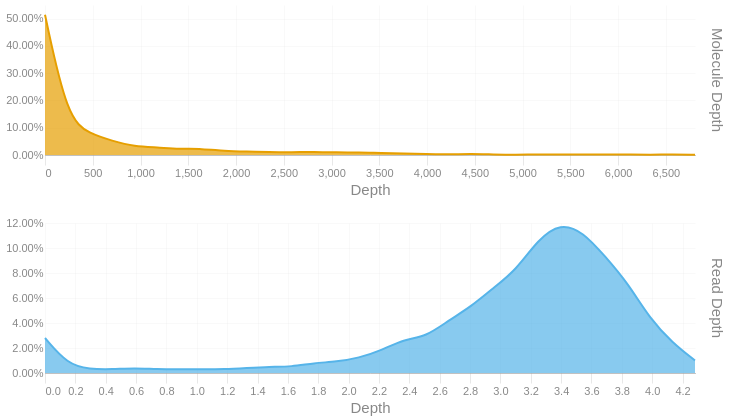

The cell this chart's notebook holds for it:
### Code cell
readdep = depth_hist(tb['Read Depth'], q99, 3)
readdep = readdep.with_columns(pl.lit('Read Depth').alias('Metric'))
if not SKIPLR:
    moldep = depth_hist(tb['Molecule Depth'], mol_q99, 1)
    moldep = moldep.with_columns(pl.lit('Molecule Depth').alias('Metric'))
    _hist = pl.concat([readdep, moldep])
    _hist = _hist.filter(pl.col('Proportion') != 0)
    with SafeRender(_hist):
        (
            alt.Chart(_hist)        
            .mark_area(interpolate = "basis")
            .encode(
                x=alt.X('Bin:Q').scale(domainMin=0).axis(alt.Axis(title='Depth')),
                y = alt.Y('Proportion:Q', title = None).axis(format = '.2%'),
                color = alt.Color('Metric:N').legend(None),
                row = alt.Row("Metric:N").header(title = None, labelOrient = 'right'),
                tooltip = [
                    alt.Tooltip("Metric:N", title = "Metric"),
                    alt.Tooltip('Interval:N', title = "Depth Interval"),
                    alt.Tooltip('Proportion:Q', title = "% Alignments").format('.2%')
                ]
            )
            .resolve_scale(x='independent', y='independent')
            .properties(
                height = 150, width = 650,
                usermeta={'embedOptions': {'downloadFileName': f'{samplename}.depth.hist'}}
            )
        ).display()
else:
    readdep = readdep.filter(pl.col('Proportion') != 0)
    with SafeRender(readdep):
        (
            alt.Chart(readdep)        
            .mark_area(interpolate = "basis")
            .encode(
                x=alt.X('Bin:Q').scale(domainMin=0).axis(alt.Axis(title='Depth')),
                y = alt.Y('Proportion:Q', title = None).axis(format = '.2%'),
                tooltip = [
                    alt.Tooltip('Interval:N', title = "Depth Interval"),
                    alt.Tooltip('Proportion:Q', title = "% Alignments").format('.2%')
                ]
            )
            .properties(
                usermeta={'embedOptions': {'downloadFileName': f'{samplename}.depth.hist'}}
            )
        ).display()

### Figure 1 — Vega-Lite specification as saved in the notebook (floating-point values rounded to 4 significant figures)
{"width": 650, "height": 150, "config": {"title": {"anchor": "start", "dy": -15, "fontSize": 18, "color": "#888888", "subtitleColor": "#888888", "subtitleFontSize": 14}, "arc": {"fill": "#0072B2"}, "axis": {"domainColor": "#888888", "domainWidth": 0.5, "gridWidth": 0.2, "grid": false, "titleFontWeight": 400, "titleFontSize": 15, "labelFontSize": 11, "labelColor": "#888888", "tickColor": "#888888", "tickWidth": 0.2, "titleColor": "#888888"}, "axisBand": {"grid": false}, "axisX": {"grid": true, "tickSize": 10, "domainCap": "round"}, "axisY": {"domain": false, "grid": true, "tickSize": 0, "domainCap": "round"}, "background": "transparent", "header": {"labelFontSize": 15, "labelColor": "#888888", "titleFontSize": 15, "titleFontWeight": 600, "titleColor": "#888888"}, "legend": {"labelFont": "sans-serif", "labelFontSize": 12, "labelColor": "#888888", "symbolSize": 100, "symbolType": "circle", "titleFontSize": 12, "titlePadding": 10, "titleColor": "#888888", "title": null}, "range": {"category": ["#E69F00", "#56B4E9", "#009E73", "#F0E442", "#0072B2", "#D55E00", "#CC79A7", "#000000"], "diverging": ["#cfe8f3", "#a2d4ec", "#73bfe2", "#46abdb", "#1696d2", "#12719e"]}, "area": {"fill": "#0072B2", "fillOpacity": 0.7, "line": true, "strokeOpacity": 0.7}, "line": {"color": "#0072B2", "stroke": "#0072B2", "strokeWidth": 2}, "trail": {"color": "#0072B2", "stroke": "#0072B2", "strokeWidth": 0, "size": 1}, "point": {"filled": true, "fillOpacity": 1.0, "size": 95}, "text": {"color": "#888888", "fontSize": 11, "align": "right", "fontWeight": 400, "size": 11}, "bar": {"fill": "#0072B2", "stroke": null}, "view": {"stroke": null, "continuousWidth": 660, "continuousHeight": 400}}, "data": {"name": "data-be1622b2f132ffae382a492ffa34d4bd"}, "mark": {"type": "area", "interpolate": "basis"}, "encoding": {"color": {"field": "Metric", "legend": null, "type": "nominal"}, "row": {"field": "Metric", "header": {"title": null, "labelOrient": "right"}, "type": "nominal"}, "tooltip": [{"field": "Metric", "title": "Metric", "type": "nominal"}, {"field": "Interval", "title": "Depth Interval", "type": "nominal"}, {"field": "Proportion", "format": ".2%", "title": "% Alignments", "type": "quantitative"}], "x": {"axis": {"title": "Depth"}, "field": "Bin", "scale": {"domainMin": 0}, "type": "quantitative"}, "y": {"axis": {"format": ".2%"}, "field": "Proportion", "title": null, "type": "quantitative"}}, "resolve": {"scale": {"x": "independent", "y": "independent"}}, "usermeta": {"embedOptions": {"downloadFileName": "S1_Tusket_026.depth.hist"}}, "$schema": "https://vega.github.io/schema/vega-lite/v6.1.0.json", "datasets": {"data-be1622b2f132ffae382a492ffa34d4bd": [{"Bin": 0.0, "Interval": "0.0-0.148", "Proportion": 0.028, "Metric": "Read Depth"}, {"Bin": 0.148, "Interval": "0.148-0.295", "Proportion": 0.007, "Metric": "Read Depth"}, {"Bin": 0.295, "Interval": "0.295-0.443", "Proportion": 0.003, "Metric": "Read Depth"}, {"Bin": 0.443, "Interval": "0.443-0.591", "Proportion": 0.003, "Metric": "Read Depth"}, {"Bin": 0.591, "Interval": "0.591-0.738", "Proportion": 0.004, "Metric": "Read Depth"}, {"Bin": 0.738, "Interval": "0.738-0.886", "Proportion": 0.003, "Metric": "Read Depth"}, {"Bin": 0.886, "Interval": "0.886-1.034", "Proportion": 0.003, "Metric": "Read Depth"}, {"Bin": 1.034, "Interval": "1.034-1.181", "Proportion": 0.003, "Metric": "Read Depth"}, {"Bin": 1.181, "Interval": "1.181-1.329", "Proportion": 0.003, "Metric": "Read Depth"}, {"Bin": 1.329, "Interval": "1.329-1.477", "Proportion": 0.004, "Metric": "Read Depth"}, {"Bin": 1.477, "Interval": "1.477-1.624", "Proportion": 0.005, "Metric": "Read Depth"}, {"Bin": 1.624, "Interval": "1.624-1.772", "Proportion": 0.005, "Metric": "Read Depth"}, {"Bin": 1.772, "Interval": "1.772-1.92", "Proportion": 0.008, "Metric": "Read Depth"}, {"Bin": 1.92, "Interval": "1.92-2.067", "Proportion": 0.009, "Metric": "Read Depth"}, {"Bin": 2.067, "Interval": "2.067-2.215", "Proportion": 0.012, "Metric": "Read Depth"}, {"Bin": 2.215, "Interval": "2.215-2.363", "Proportion": 0.018, "Metric": "Read Depth"}, {"Bin": 2.363, "Interval": "2.363-2.51", "Proportion": 0.027, "Metric": "Read Depth"}, {"Bin": 2.51, "Interval": "2.51-2.658", "Proportion": 0.029, "Metric": "Read Depth"}, {"Bin": 2.658, "Interval": "2.658-2.806", "Proportion": 0.042, "Metric": "Read Depth"}, {"Bin": 2.806, "Interval": "2.806-2.953", "Proportion": 0.053, "Metric": "Read Depth"}, {"Bin": 2.953, "Interval": "2.953-3.101", "Proportion": 0.068, "Metric": "Read Depth"}, {"Bin": 3.101, "Interval": "3.101-3.249", "Proportion": 0.082, "Metric": "Read Depth"}, {"Bin": 3.249, "Interval": "3.249-3.396", "Proportion": 0.107, "Metric": "Read Depth"}, {"Bin": 3.396, "Interval": "3.396-3.544", "Proportion": 0.12, "Metric": "Read Depth"}, {"Bin": 3.544, "Interval": "3.544-3.692", "Proportion": 0.113, "Metric": "Read Depth"}, {"Bin": 3.692, "Interval": "3.692-3.839", "Proportion": 0.093, "Metric": "Read Depth"}, {"Bin": 3.839, "Interval": "3.839-3.987", "Proportion": 0.072, "Metric": "Read Depth"}, {"Bin": 3.987, "Interval": "3.987-4.135", "Proportion": 0.043, "Metric": "Read Depth"}, {"Bin": 4.135, "Interval": "4.135-4.282", "Proportion": 0.024, "Metric": "Read Depth"}, {"Bin": 4.282, "Interval": "4.282-4.43", "Proportion": 0.01, "Metric": "Read Depth"}, {"Bin": 0.0, "Interval": "0.0-234.7", "Proportion": 0.514, "Metric": "Molecule Depth"}, {"Bin": 234.7, "Interval": "234.7-469.3", "Proportion": 0.133, "Metric": "Molecule Depth"}, {"Bin": 469.3, "Interval": "469.3-704.0", "Proportion": 0.078, "Metric": "Molecule Depth"}, {"Bin": 704.0, "Interval": "704.0-938.6", "Proportion": 0.052, "Metric": "Molecule Depth"}, {"Bin": 938.6, "Interval": "938.6-1173.3", "Proportion": 0.031, "Metric": "Molecule Depth"}, {"Bin": 1173.0, "Interval": "1173.3-1407.9", "Proportion": 0.028, "Metric": "Molecule Depth"}, {"Bin": 1408.0, "Interval": "1407.9-1642.6", "Proportion": 0.022, "Metric": "Molecule Depth"}, {"Bin": 1643.0, "Interval": "1642.6-1877.3", "Proportion": 0.023, "Metric": "Molecule Depth"}, {"Bin": 1877.0, "Interval": "1877.3-2111.9", "Proportion": 0.015, "Metric": "Molecule Depth"}, {"Bin": 2112.0, "Interval": "2111.9-2346.6", "Proportion": 0.013, "Metric": "Molecule Depth"}, {"Bin": 2347.0, "Interval": "2346.6-2581.2", "Proportion": 0.011, "Metric": "Molecule Depth"}, {"Bin": 2581.0, "Interval": "2581.2-2815.9", "Proportion": 0.01, "Metric": "Molecule Depth"}, {"Bin": 2816.0, "Interval": "2815.9-3050.6", "Proportion": 0.012, "Metric": "Molecule Depth"}, {"Bin": 3051.0, "Interval": "3050.6-3285.2", "Proportion": 0.009, "Metric": "Molecule Depth"}, {"Bin": 3285.0, "Interval": "3285.2-3519.9", "Proportion": 0.01, "Metric": "Molecule Depth"}, {"Bin": 3520.0, "Interval": "3519.9-3754.5", "Proportion": 0.007, "Metric": "Molecule Depth"}, {"Bin": 3754.0, "Interval": "3754.5-3989.2", "Proportion": 0.006, "Metric": "Molecule Depth"}, {"Bin": 3989.0, "Interval": "3989.2-4223.8", "Proportion": 0.003, "Metric": "Molecule Depth"}, {"Bin": 4224.0, "Interval": "4223.8-4458.5", "Proportion": 0.002, "Metric": "Molecule Depth"}, {"Bin": 4458.0, "Interval": "4458.5-4693.2", "Proportion": 0.004, "Metric": "Molecule Depth"}, {"Bin": 4693.0, "Interval": "4693.2-4927.8", "Proportion": 0.002, "Metric": "Molecule Depth"}, {"Bin": 4928.0, "Interval": "4927.8-5162.5", "Proportion": 0.001, "Metric": "Molecule Depth"}, {"Bin": 5162.0, "Interval": "5162.5-5397.1", "Proportion": 0.002, "Metric": "Molecule Depth"}, {"Bin": 5397.0, "Interval": "5397.1-5631.8", "Proportion": 0.002, "Metric": "Molecule Depth"}, {"Bin": 5632.0, "Interval": "5631.8-5866.4", "Proportion": 0.002, "Metric": "Molecule Depth"}, {"Bin": 5866.0, "Interval": "5866.4-6101.1", "Proportion": 0.002, "Metric": "Molecule Depth"}, {"Bin": 6101.0, "Interval": "6101.1-6335.8", "Proportion": 0.002, "Metric": "Molecule Depth"}, {"Bin": 6336.0, "Interval": "6335.8-6570.4", "Proportion": 0.001, "Metric": "Molecule Depth"}, {"Bin": 6570.0, "Interval": "6570.4-6805.1", "Proportion": 0.002, "Metric": "Molecule Depth"}, {"Bin": 6805.0, "Interval": "6805.1-7039.74", "Proportion": 0.001, "Metric": "Molecule Depth"}]}}
